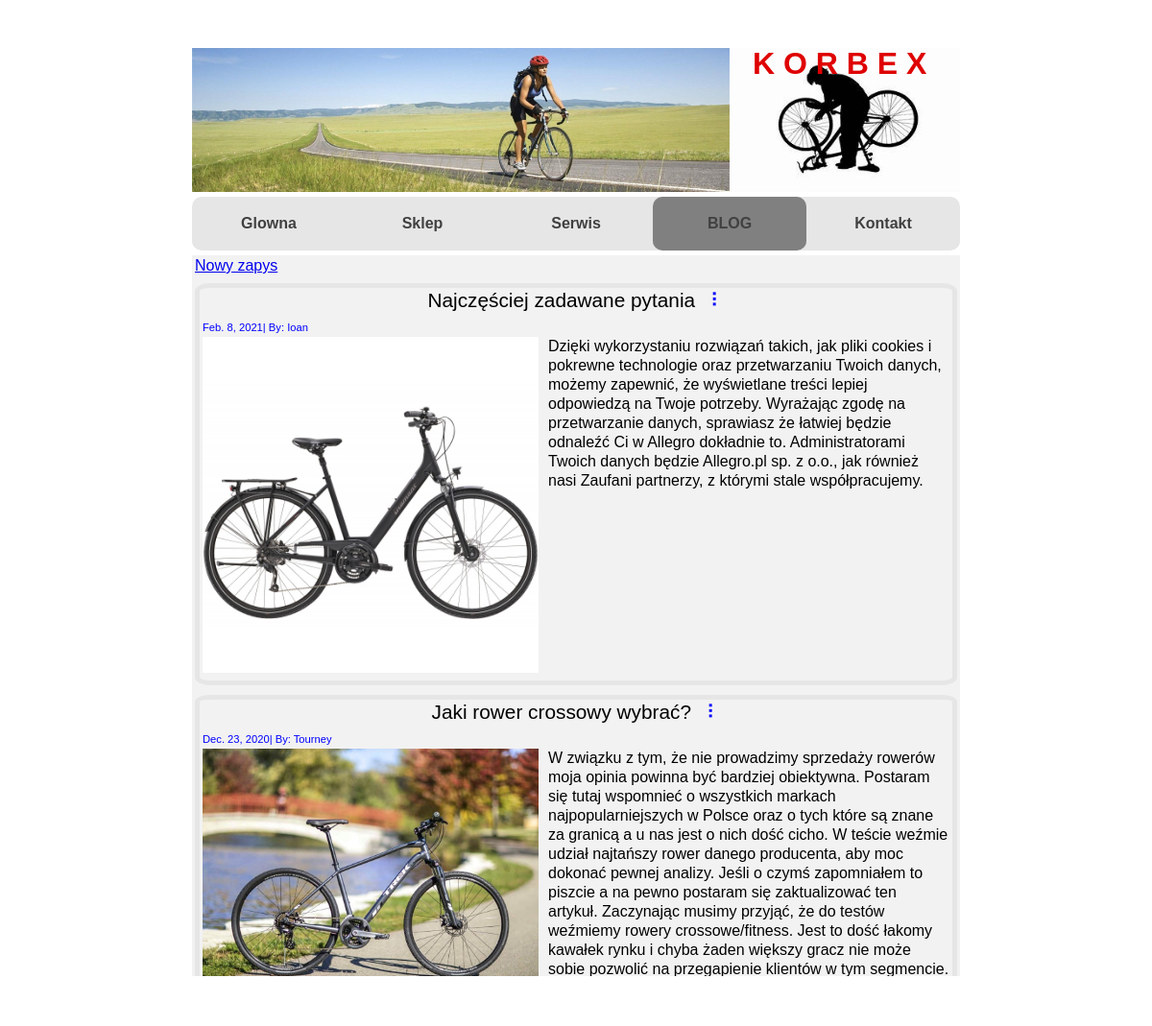
/blog (upper part), run on an earlier commit of the app's database.
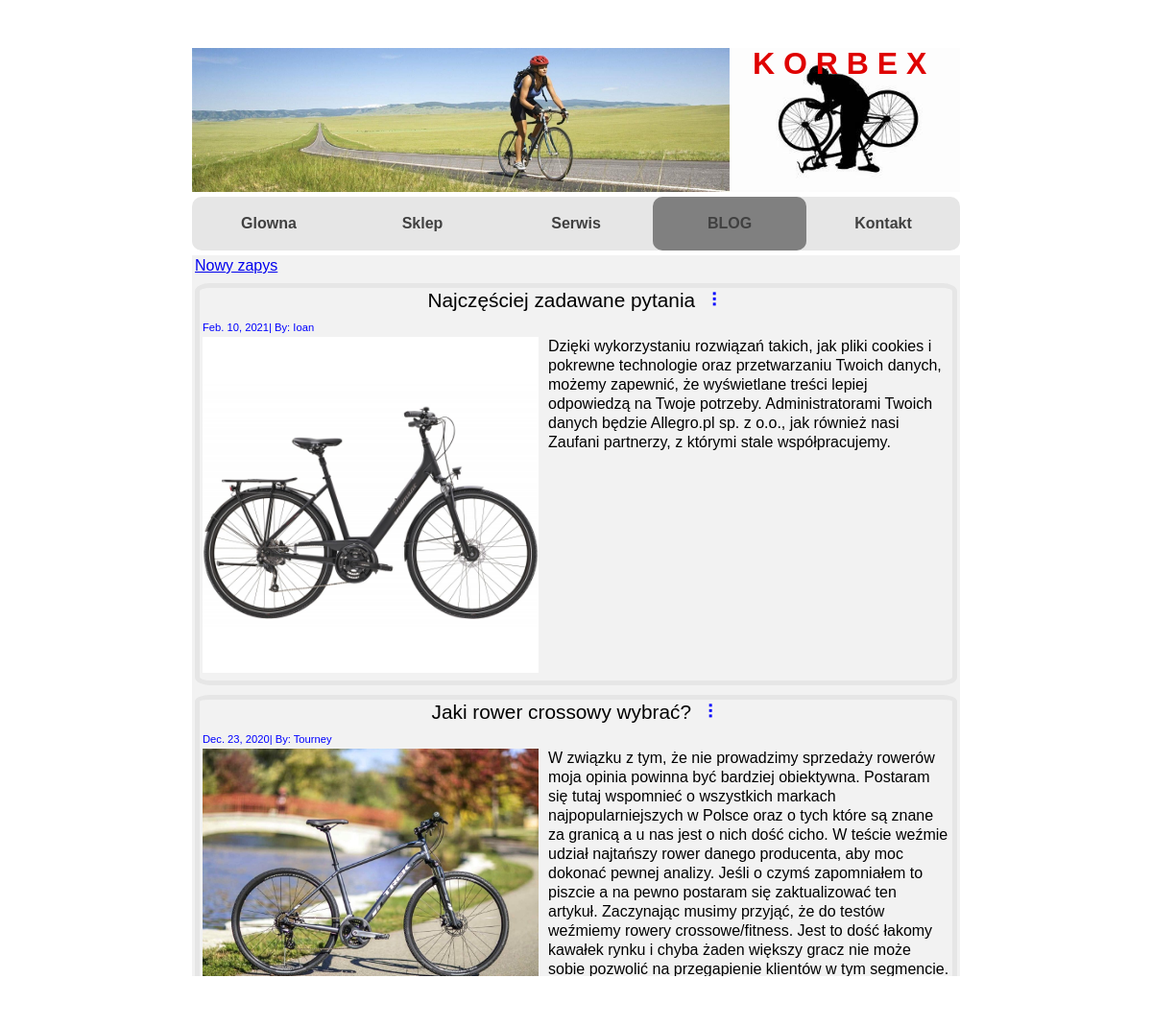
And on a later commit of the database.
### korbex/models.py (models this page shows, shortened)
class Blog(models.Model):
    title = models.CharField(max_length=50, unique=True, verbose_name='Tytulł')
    content = models.TextField(verbose_name='Treść')
    image = models.ImageField(null=True, blank=True, verbose_name='Obrazek do artyklu', upload_to='blog_image')
    data_add = models.DateField(auto_now=True)
    author = models.CharField(max_length=20, verbose_name='Awtor artyklu')
    @property
    def imageUrl(self):
        try:
            wg = self.image.url
        except:
            wg = ''
        return wg

### korbex/views.py (the view)
# urls.py: path('blog', views.blog, name='blog_p'),
def blog(request):
    blog_id = request.GET.get("id", '')
    if blog_id != '':
        home_blog = Blog.objects.get(id=blog_id)
    else:
        home_blog = None
    blogcontent = Blog.objects.all().order_by("-data_add")
    context = {'blogcontent': blogcontent, "home_blog": home_blog}
    return render(request, 'korbex/blog.html', context)

### korbex/templates/korbex/blog.html (shortened to what this page needs)
{% extends "./index.html" %}
{% load static %}
{%block blog%}
    active
{%endblock%}
{% block content %}
    <div class="content-blog">
<a href="{% url 'blog_create' %}"><h2>Nowy zapys</h2></a>
    {% for item in blogcontent %}
        <div id="art{{item.id}}" class="post">
            <h2>{{item.title}}
            <div class="dropdown">
                <span class="three-dots">&#10247;</span>
            </div>
            </h2>
            <p class="meta">{{item.data_add}}| By: {{item.author}}</p>
            <img src="{{item.imageUrl}}">
            <p>{{item.content}}</p>
        </div>
    {% endfor %}
    </div>
{% endblock %}

What changed in the data, as far as the page shows it:
changed Blog "Najczęściej zadawane pytania": data_add "Feb. 8, 2021" → "Feb. 10, 2021"; content "…odpowiedzą na Twoje potrzeby. Wyrażając zgodę na przetwarzanie danych, sprawiasz że łatwiej będzie odnaleźć Ci w Allegro dokładnie to. Administratorami Twoich danych będzie…" → "…odpowiedzą na Twoje potrzeby. Administratorami Twoich danych będzie…"
